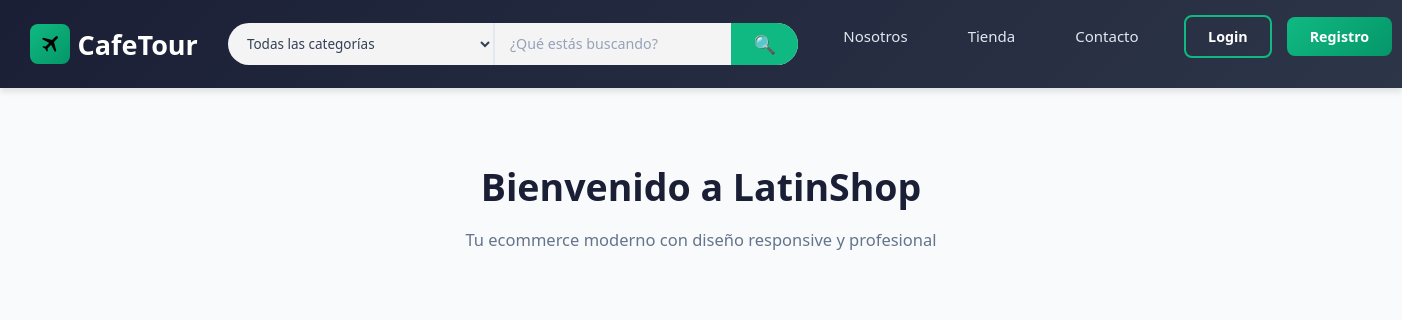
The app's page /, older data.
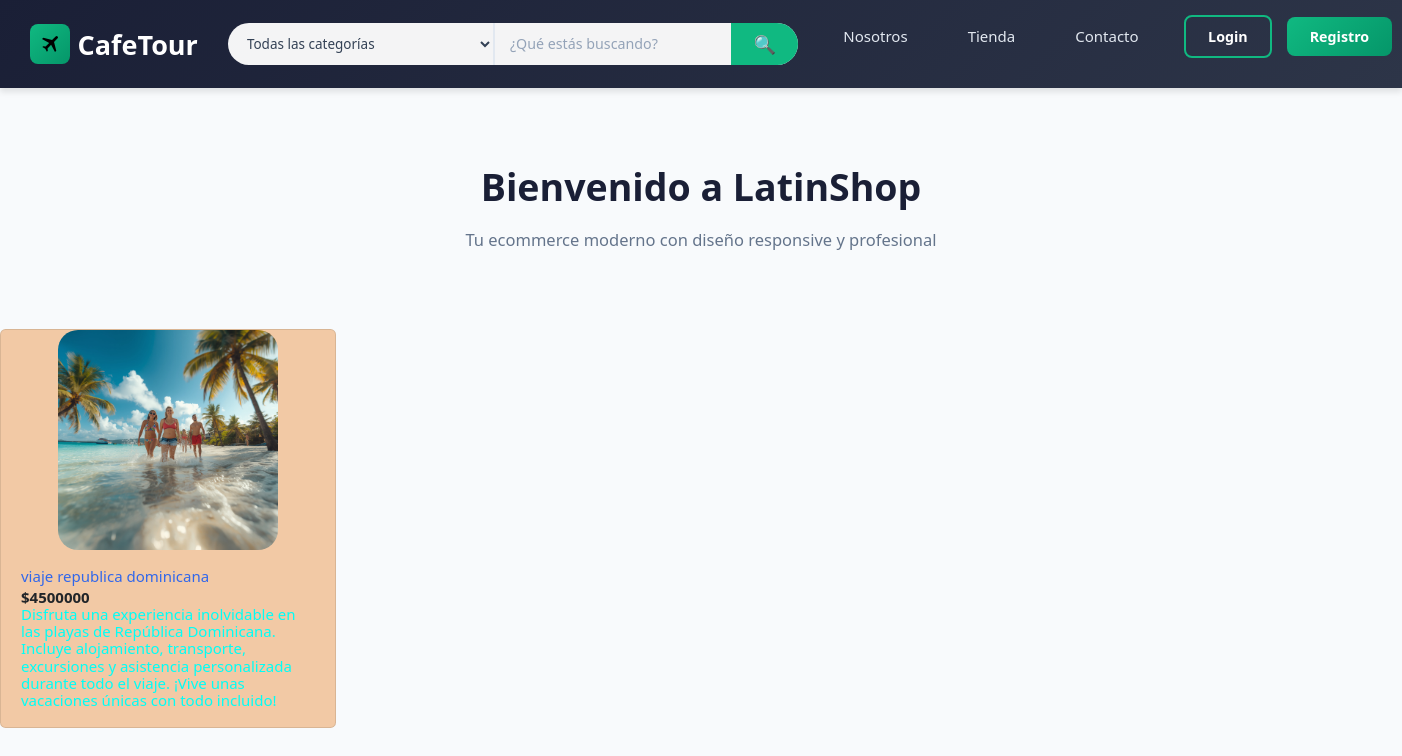
The same page, newer data.
### tienda/models.py (models this page shows, shortened)
class Servicio(models.Model):
    nombre = models.CharField(max_length=50, unique=True)
    slug = models.SlugField(max_length=100, unique=True)
    descripcion = models.TextField("Descripción", max_length=300, blank=True)
    costo= models.IntegerField()
    imagen= models.ImageField(upload_to="imgs/servicios/")# opcional despues se usa cloudinary
    esta_disponible=models.BooleanField(default=True)
    categoria= models.ForeignKey(
        Categoria, on_delete = models.CASCADE, # si se elimina una categoria tambien se eliminan sus servicios
        related_name='servicios'  # Facilita consultar los servicios desde la categoría
    )
    fecha_creacion = models.DateTimeField(
        "Fecha de creación", auto_now_add=True
    )#guarda automáticamente la fecha y hora cuando el objeto se crea por primera vez.
    fecha_modificacion = models.DateTimeField(
        "Fecha de modificación", auto_now=True
    )#actualiza automáticamente la fecha y hora cada vez que se guarda (se modifica) el objeto.

### home/views.py (the view)
# urls.py: 2. Add a URL to urlpatterns:  path('', views.home, name='home')
def home(request):
    servicios_disponible = Servicio.objects.all().filter(esta_disponible=True)#Obtener todos los servicios que están marcados como disponibles en la base de datos
    return render(request, "home/home.html",{ # render funcion con tres argumentos request, ruta template, diccionario(quí envías datos desde la vista hacia el template.)
        'servicios_disponible': servicios_disponible # clave = variable html / valor= variable python
    })

### categorias/context_processors.py (called while the page is built)
def menu_links(request):
    links= Categoria.objects.all()
    return dict(links=links)

### categorias/models.py (called while the page is built)
    def get_url(self):
        return reverse("tienda:por_categoria", args=[self.slug])

### home/templates/home/home.html (shortened to what this page needs)
{% load static %}
<!DOCTYPE html>
<html lang="es">
<head>
    <link rel="stylesheet" href="{% static 'home/css/bootstrap.css' %}">
    <link rel="stylesheet" href="{% static 'home/css/estilos.css' %}">
    <link rel="stylesheet" href="{% static 'home/css/responsive.css' %}">
</head>
<body>
    {% include "home/navbar.html" %}
    <div class="row">
        {% for elemento in servicios_disponible %}
            <div class="col-md-3">
                <div class="card card-product-grid">
                    <a href="#" class="img-wrap">
                        <img src="{{elemento.imagen.url}}" alt="">
                    </a>
                    <figcaption class="info-wrap">
                        <a href="#" class="titulo-servicio">
                            {{elemento.nombre}}
                        </a>
                        <div class="price mt-1">
                            ${{elemento.costo}}
                        </div>
                        <p class="descripcion-servicio">
                            {{elemento.descripcion}}
                        </p>
                    </figcaption>
                </div>
            </div>
        {% endfor %}
    </div>
</body>
</html>

Row changes from the older to the newer data that the page shows:
added Servicio: imagen (picture), nombre "viaje republica dominicana", costo "4500000", descripcion "Disfruta una experiencia inolvidable en las playas de República Dominicana. Incluye alojamiento, transporte, excursiones y asistencia personalizada durante todo el viaje. ¡Vive unas vacaciones únicas con todo incluido!"
